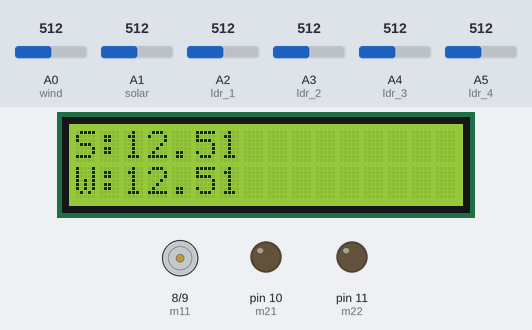
A sketch run on a simulated Arduino Mega 2560, built with avr-gcc and run on an emulated ATmega2560. On the bench: 16×2 character LCD, motor-driver pin pairs drawn as motors (green arrow = first pin HIGH = forward, orange = second pin HIGH = backward, longer = more drive), output pins drawn as LEDs (lit = HIGH). Inputs (shaded band) come from the test bench; at power-on: A2 (ldr_1) = 512, A0 (wind) = 512, A1 (solar) = 512, A3 (ldr_2) = 512, A4 (ldr_3) = 512, A5 (ldr_4) = 512. WiFi joins after 1.5 s; servers stay silent unless stated; uploads are accepted with an empty reply; what the sketch prints to the serial monitor is not drawn.

Above: at 18.2 s.
18.3 s: A2 (ldr_1) set to 314
19.9 s: A2 (ldr_1) set to 285
At 20.54 s:
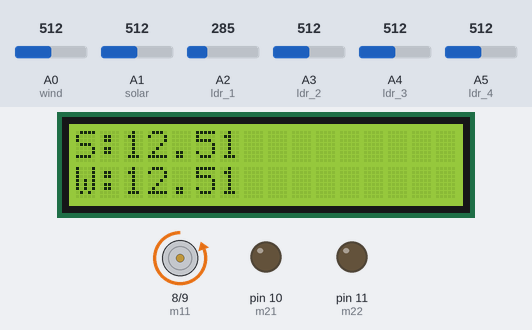
22.9 s: A0 (wind) set to 30
At 24.44 s:
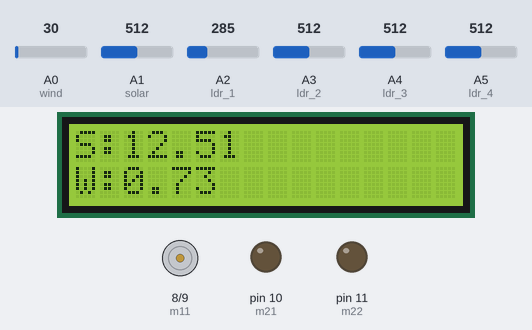
25.7 s: A1 (solar) set to 716
At 27.04 s:
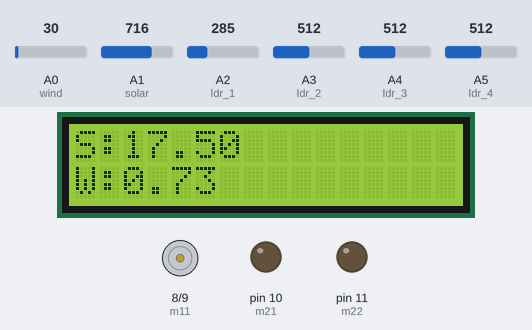
28.3 s: A0 (wind) set to 306
At 29.63 s:
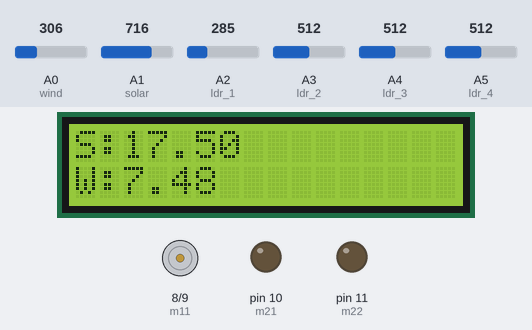
30.9 s: A1 (solar) set to 992
At 32.23 s:
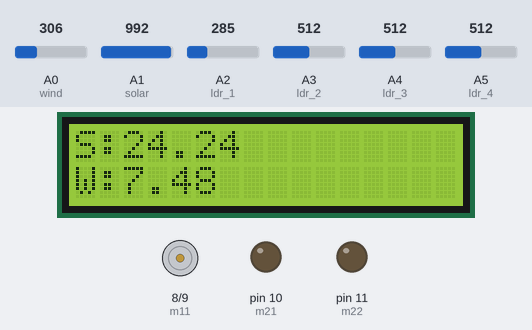
Timing chart, 0 to 34.5 s (numbered marks = the images above; inputs shaded):
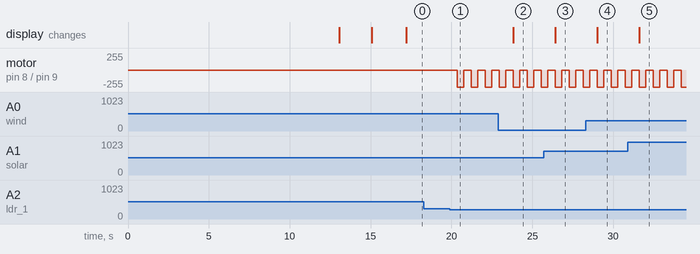

Measured:
- the behaviour switches between 300 and 299 on A2 (ldr_1) (found by bisection; images 0 and 1)
- after the input at 18.3 s, every drawn part: stays the same
- after the input at 19.9 s, motor on pin 8 (m11) / pin 9 (m12): alternates backward 255/255 for 0.40 s and stopped for 0.47 s, starting after 0.44 s
- after the input at 22.9 s, the display: changes after 0.92 s (image 2)
- after the input at 25.7 s, the display: changes after 0.71 s (image 3)
- after the input at 28.3 s, the display: changes after 0.71 s (image 4)
- after the input at 30.9 s, the display: changes after 0.71 s (image 5)

The sketch:

hybrid_power_dual_axis_KPRIT_PROJECTSIOT.ino
```cpp
#include "WiFiEsp.h"
#include<String.h>
#include <LiquidCrystal.h>

// Emulate Serial1 on pins 6/7 if not present
#ifndef HAVE_HWSERIAL1
#include "SoftwareSerial.h"
SoftwareSerial Serial1(12, 13); // RX, TX
#endif

LiquidCrystal lcd (2,3,4,5,6,7);

#define wind A0
#define solar A1

int r, i, flag;


#define ldr_1 A2
#define ldr_2 A3
#define ldr_3 A4
#define ldr_4 A5

#define m11 8
#define m12 9
#define m21 10
#define m22 11

unsigned int ldr1 = 0;
unsigned int ldr2 = 0;
unsigned int ldr3 = 0;
unsigned int ldr4 = 0;

unsigned int t = 0;

float w = 0;
float s = 0;
float sol  = 0.0;
float win  = 0.0;

void lcdstring (int a, int b, String w);

char ssid[] = "project12";            // your network SSID (name)
char pass[] = "project123456";        // your network password
int status = WL_IDLE_STATUS;     // the Wifi radio's status

char server[] = "projectsiot.xyz";
String A = "GET /IoTProjects/Hybrid/upload.php?a=";
String Z = " HTTP/1.1";
String iot = "\0";
// Initialize the Ethernet client object
WiFiEspClient client;


String voltageS = "\0";
String voltageW = "\0";

void setup() {
  // put your setup code here, to run once:
Serial.begin(9600);
Serial.println("power up");

 lcd.begin(16,2);

Serial.println("power up");


lcd.clear ();
lcd.setCursor (0,0);
lcd.print ("WELCOME TO HYBRID");
lcd.setCursor (0,1);
lcd.print ("POWER GENERATION");

delay (13000);


lcd.clear ();
lcd.setCursor (0,0);
lcd.print ("     SYSTEM");
lcd.setCursor (0,1);
lcd.print ("    WITH IoT    ");
delay(2000);


pinMode(ldr_1,INPUT);
pinMode(ldr_2,INPUT);
pinMode(ldr_3,INPUT);
pinMode(ldr_4,INPUT);

pinMode(wind,INPUT);
pinMode(solar,INPUT);

pinMode(m11,OUTPUT);
pinMode(m12,OUTPUT);
pinMode(m21,OUTPUT);
pinMode(m22,OUTPUT);

  // initialize serial for ESP module
  Serial1.begin(9600);
  // initialize ESP module
  WiFi.init(&Serial1);

  // check for the presence of the shield
  if (WiFi.status() == WL_NO_SHIELD) {
    Serial.println(F("WiFi shield not present"));
    // don't continue
      lcd.clear();
    lcd.setCursor(0,0);
    lcd.print("WIFI NT DETECTED");
    lcd.setCursor(0,1);
    lcd.print("PLEASE CHECK....");
  delay(200);
    //while (true);
  }
  // attempt to connect to WiFi network
  while ( status != WL_CONNECTED) {
    Serial.print(F("Attempting to connect to WPA SSID: "));
    Serial.println(ssid);
      lcd.clear();
    lcd.setCursor(0,0);
    lcd.print(" CONNECTING TO  ");
    lcd.setCursor(3,1);
    lcd.print(ssid);
  delay(200);
    // Connect to WPA/WPA2 network
    status = WiFi.begin(ssid, pass);
  }

  // you're connected now, so print out the data
  Serial.println(F("You're connected to the network"));

    Serial.println(F("sending data ---1 "));
    Serial.println(F("Starting connection to server..."));
    // if you get a connection, report back via serial
    if (client.connect(server, 300)) {
      Serial.println(F("Connected to server"));
      // Make a HTTP request
      //client.println("GET /IoTProjects/PatientHealth/upload.php?a=U&b=0&c=E&d=L HTTP/1.1");
    Serial.println(A+'U'+"&b="+String(win)+Z);
    client.println(A+'U'+"&b="+String(win)+Z);

      client.println("Host: projectsiot.xyz");
      client.println("Connection: close");
      client.println();
    }
    client.flush();
     client.stop();

Serial.println(F("PLEASE SHOW CARD "));


}

void loop() {
  // put your main code here, to run repeatedly:

w = analogRead (wind);
s = analogRead (solar);

ldr1 = analogRead(ldr_1);
ldr2 = analogRead(ldr_2);
ldr3 = analogRead(ldr_3);
ldr4 = analogRead(ldr_4);
delay (20);

Serial.print("wind value = "); Serial.println(w);
Serial.print("solar value = "); Serial.println (s);
Serial.println("");
Serial.print("ldr1 = "); Serial.println(ldr1);
Serial.print("ldr2 = "); Serial.println(ldr2);
Serial.print("ldr3 = "); Serial.println(ldr3);
Serial.print("ldr4 = "); Serial.println(ldr4);
Serial.println("");
Serial.println("");
//s = s*125/1023;
//w = w*125/1023;

//s = (s/2) - 2;
//w = (w/2) - 2;

 sol= s * (5.00/1023.00)*5;
win= w * (5.00/1023.00)*5;

Serial.print("WIND VOLTAGE = "); Serial.println (sol);
Serial.print("SOLAR VOLTAGE = "); Serial.println (win);

voltageS = sol;
voltageW = win;

lcd.clear ();
lcd.setCursor (0,0);
lcd.print ("S:"+String(sol));
lcd.setCursor (0,1);
lcd.print ("W:"+String(win));

if((ldr1>300)&&(ldr2<300))
{
  t++;
  Serial.print("t = "); Serial.println(t);
  Serial.println("moving down");
  digitalWrite(m11,HIGH);
  digitalWrite(m12,LOW);
  delay(400);
   digitalWrite(m11,LOW);
  digitalWrite(m12,LOW);
  digitalWrite(m21,LOW);
  digitalWrite(m22,LOW);

}
else if((ldr1<300)&&(ldr2>300))
{
  t++;
  Serial.print("t = "); Serial.println(t);
  Serial.println("moving up");
  digitalWrite(m11,LOW);
  digitalWrite(m12,HIGH);
  delay(400);
   digitalWrite(m11,LOW);
  digitalWrite(m12,LOW);
  digitalWrite(m21,LOW);
  digitalWrite(m22,LOW);
  //thingspeak ();
}
else if((ldr3>300)&&(ldr4<300))
{
  t++;
  Serial.print("t = "); Serial.println(t);
  Serial.println("moving left**");
  digitalWrite(m21,HIGH);
  digitalWrite(m22,LOW);
  delay(400);
   digitalWrite(m11,LOW);
  digitalWrite(m12,LOW);
  digitalWrite(m21,LOW);
  digitalWrite(m22,LOW);
 // thingspeak ();
}
else if((ldr3<300)&&(ldr4>300))
{
  t++;
  Serial.print("t = "); Serial.println(t);
  Serial.println("moving right**");
  digitalWrite(m21,LOW);
  digitalWrite(m22,HIGH);
  delay(400);
   digitalWrite(m11,LOW);
  digitalWrite(m12,LOW);
  digitalWrite(m21,LOW);
  digitalWrite(m22,LOW);
  //thingspeak ();
}
else
{
  Serial.println("STOP");
    digitalWrite(m11,LOW);
  digitalWrite(m12,LOW);
  digitalWrite(m21,LOW);
  digitalWrite(m22,LOW);
 // thingspeak ();
}
  iot  = A  + String(sol) + "&b=" + String(win) + Z ;
      Serial.println(iot);
       sndit ();

}//loop
void sndit ()
{

  Serial.print(F("A = ")); Serial.println(iot);

  // if the server's disconnected, stop the client
  if (!client.connected()) {
    Serial.println(F("Disconnecting from server..."));
    client.stop();

    // do nothing forevermore
    //while (true);
  }
  client.stop();
  client.flush();

  for (int x = 0; x < 2; x++)
  {
    delay(10);
    Serial.println(x, DEC);
  }
  Serial.println(F("Starting connection to server..."));
  // if you get a connection, report back via serial
  if (client.connect(server, 80)) {
    Serial.println(F("Connected to server"));
    // Make a HTTP request

    //client.println("GET /IoTProjects/TollBooth/tollbooth.php?a=A&b=5&c=6&d=3 HTTP/1.1");

    client.println(A+String(sol)+"&b="+String(win)+Z);

    client.println("Host: projectsiot.xyz");
    client.println("Connection: close");
    client.println();
    iot = "\0";
  }

}
void lcdstring (int a, int b, String w)
{
  lcd.setCursor(a,b);
  lcd.print(w);
}
```
